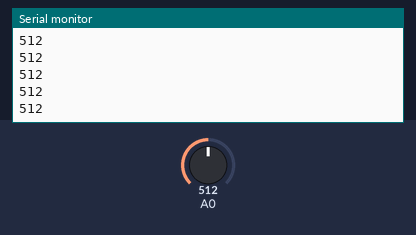
The sketch below on a simulated Arduino Uno, built with avr-gcc and run on an emulated ATmega328P. Shown: the last lines printed to the serial monitor. Inputs (shaded band) come from the test bench; at power-on: A0 = 512.

Above: at 1.2 s.
1.3 s: A0 set to 716
At 1.31 s:
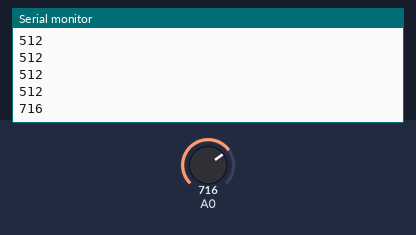
2.8 s: A0 set to 900
At 2.81 s:
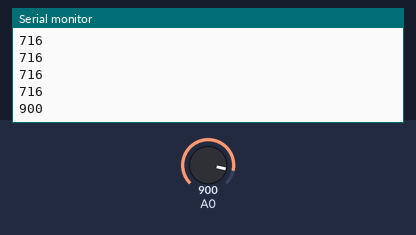
Timing chart, 0 to 5.8 s (numbered marks = the images above; inputs shaded):
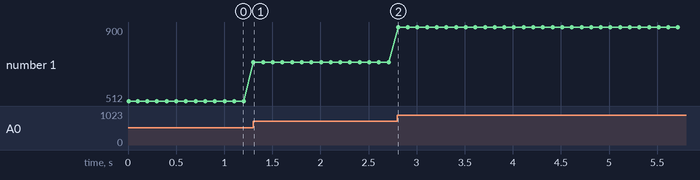

The sketch:

_05.1_ADC_1_CHANEL.ino.ino
```cpp
uint16_t ADC_val;
uint16_t adc_read(uint8_t ch)
{
  // select the corresponding channel 0~7
  // ANDing with ’7′ will always keep the value
  // of ‘ch’ between 0 and 7
  ch &= 0b00000111;  // AND operation with 7
  ADMUX = (ADMUX & 0xF8)|ch; // clears the bottom 3 bits before ORing

  // start single convertion
  // write ’1′ to ADSC
  ADCSRA |= (1<<ADSC);

  // wait for conversion to complete
  // ADSC becomes ’0′ again
  // till then, run loop continuously
  while(ADCSRA & (1<<ADSC));

  return (ADC);
}

void setup() {
  // AREF = AVcc
    ADMUX = (1<<REFS0);

    // ADC Enable and prescaler of 128
    // 16000000/128 = 125000
    ADCSRA = (1<<ADEN)|(1<<ADPS2)|(1<<ADPS1)|(1<<ADPS0);
Serial.begin(9600);
Serial.println("hello");
}

void loop() {
  // put your main code here, to run repeatedly:
  ADC_val=adc_read(0);
Serial.println(ADC_val);
delay(100);
}
```

Measured:
- after the input at 1.3 s, the serial monitor: prints a new line at once (image 1)
- after the input at 2.8 s, the serial monitor: prints a new line at once (image 2)
- plotted number 1: 512 → 716 after the input at 1.3 s, 716 → 900 after the input at 2.8 s
